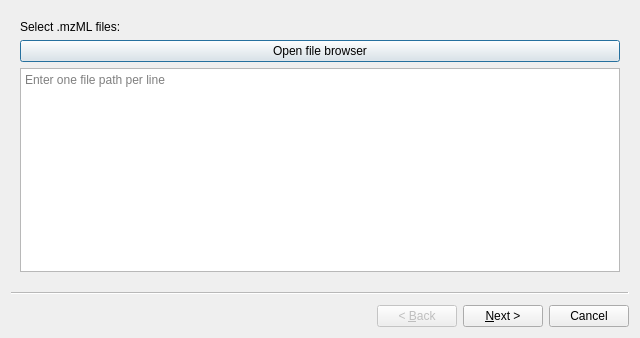
<?xml version="1.0" encoding="UTF-8"?>
<ui version="4.0">
 <class>Wizard</class>
 <widget class="QWizard" name="Wizard">
  <property name="geometry">
   <rect>
    <x>0</x>
    <y>0</y>
    <width>640</width>
    <height>338</height>
   </rect>
  </property>
  <property name="windowTitle">
   <string>Wizard</string>
  </property>
  <widget class="QWizardPage" name="wizardPage1">
   <layout class="QVBoxLayout" name="verticalLayout">
    <item>
     <widget class="QLabel" name="label">
      <property name="text">
       <string>Select .mzML files:</string>
      </property>
     </widget>
    </item>
    <item>
     <layout class="QHBoxLayout" name="horizontalLayout">
      <item>
       <widget class="QPushButton" name="pushButton">
        <property name="text">
         <string>Open file browser</string>
        </property>
       </widget>
      </item>
     </layout>
    </item>
    <item>
     <widget class="QPlainTextEdit" name="plainTextEdit">
      <property name="placeholderText">
       <string>Enter one file path per line</string>
      </property>
     </widget>
    </item>
   </layout>
  </widget>
  <widget class="QWizardPage" name="wizardPage2">
   <attribute name="pageId">
    <string notr="true">1</string>
   </attribute>
   <layout class="QVBoxLayout" name="verticalLayout_2">
    <item>
     <widget class="QLabel" name="label_2">
      <property name="text">
       <string>Identify sample names:</string>
      </property>
     </widget>
    </item>
    <item>
     <widget class="QLineEdit" name="lineEditRegex">
      <property name="text">
       <string/>
      </property>
      <property name="placeholderText">
       <string>Regex pattern...</string>
      </property>
     </widget>
    </item>
    <item>
     <layout class="QHBoxLayout" name="horizontalLayout_2">
      <property name="topMargin">
       <number>0</number>
      </property>
      <item>
       <widget class="QListView" name="listViewFilename"/>
      </item>
      <item>
       <widget class="QLabel" name="label_3">
        <property name="text">
         <string>→</string>
        </property>
       </widget>
      </item>
      <item>
       <widget class="QListView" name="listViewSamplename"/>
      </item>
     </layout>
    </item>
   </layout>
  </widget>
  <widget class="QWizardPage" name="wizardPage3">
   <attribute name="pageId">
    <string notr="true">2</string>
   </attribute>
   <layout class="QVBoxLayout" name="verticalLayout_3">
    <item>
     <widget class="QLabel" name="label_4">
      <property name="text">
       <string>Define MS import parameters:</string>
      </property>
     </widget>
    </item>
    <item>
     <widget class="QCheckBox" name="checkBox">
      <property name="text">
       <string>Same parameters for MS1 and MS2</string>
      </property>
      <property name="checked">
       <bool>false</bool>
      </property>
     </widget>
    </item>
    <item>
     <layout class="QHBoxLayout" name="horizontalLayout_3">
      <property name="bottomMargin">
       <number>0</number>
      </property>
      <item>
       <widget class="Line" name="line">
        <property name="orientation">
         <enum>Qt::Vertical</enum>
        </property>
       </widget>
      </item>
      <item>
       <widget class="QGroupBox" name="groupBoxMS1">
        <property name="title">
         <string>MS1</string>
        </property>
        <layout class="QFormLayout" name="formLayout_2">
         <item row="0" column="0">
          <widget class="QLabel" name="label_7">
           <property name="text">
            <string>m/z tolerance</string>
           </property>
          </widget>
         </item>
         <item row="0" column="1">
          <widget class="QDoubleSpinBox" name="spinMS1Tolerance">
           <property name="sizePolicy">
            <sizepolicy hsizetype="Expanding" vsizetype="Fixed">
             <horstretch>0</horstretch>
             <verstretch>0</verstretch>
            </sizepolicy>
           </property>
           <property name="suffix">
            <string> Da</string>
           </property>
           <property name="maximum">
            <double>0.500000000000000</double>
           </property>
           <property name="singleStep">
            <double>0.010000000000000</double>
           </property>
           <property name="value">
            <double>0.050000000000000</double>
           </property>
          </widget>
         </item>
         <item row="1" column="0">
          <widget class="QLabel" name="label_9">
           <property name="text">
            <string>Gap tolerance</string>
           </property>
          </widget>
         </item>
         <item row="1" column="1">
          <widget class="QSpinBox" name="spinMS1ScanGap">
           <property name="sizePolicy">
            <sizepolicy hsizetype="Expanding" vsizetype="Fixed">
             <horstretch>0</horstretch>
             <verstretch>0</verstretch>
            </sizepolicy>
           </property>
           <property name="suffix">
            <string> Scans</string>
           </property>
           <property name="maximum">
            <number>100</number>
           </property>
           <property name="value">
            <number>3</number>
           </property>
          </widget>
         </item>
         <item row="2" column="0">
          <widget class="QLabel" name="label_11">
           <property name="text">
            <string>Min. intensity</string>
           </property>
          </widget>
         </item>
         <item row="2" column="1">
          <widget class="QDoubleSpinBox" name="spinMS1Intsy">
           <property name="sizePolicy">
            <sizepolicy hsizetype="Expanding" vsizetype="Fixed">
             <horstretch>0</horstretch>
             <verstretch>0</verstretch>
            </sizepolicy>
           </property>
           <property name="maximum">
            <double>1000000000.000000000000000</double>
           </property>
           <property name="singleStep">
            <double>10000.000000000000000</double>
           </property>
           <property name="stepType">
            <enum>QAbstractSpinBox::DefaultStepType</enum>
           </property>
           <property name="value">
            <double>2000.000000000000000</double>
           </property>
          </widget>
         </item>
         <item row="3" column="0">
          <spacer name="verticalSpacer">
           <property name="orientation">
            <enum>Qt::Vertical</enum>
           </property>
           <property name="sizeHint" stdset="0">
            <size>
             <width>20</width>
             <height>53</height>
            </size>
           </property>
          </spacer>
         </item>
        </layout>
       </widget>
      </item>
      <item>
       <widget class="QGroupBox" name="groupBoxMS2">
        <property name="title">
         <string>MS2</string>
        </property>
        <property name="checkable">
         <bool>true</bool>
        </property>
        <layout class="QFormLayout" name="formLayout_3">
         <item row="0" column="0">
          <widget class="QLabel" name="label_8">
           <property name="text">
            <string>m/z tolerance</string>
           </property>
          </widget>
         </item>
         <item row="0" column="1">
          <widget class="QDoubleSpinBox" name="spinMS2Tolerance">
           <property name="sizePolicy">
            <sizepolicy hsizetype="Expanding" vsizetype="Fixed">
             <horstretch>0</horstretch>
             <verstretch>0</verstretch>
            </sizepolicy>
           </property>
           <property name="suffix">
            <string> Da</string>
           </property>
           <property name="maximum">
            <double>0.500000000000000</double>
           </property>
           <property name="singleStep">
            <double>0.010000000000000</double>
           </property>
           <property name="value">
            <double>0.050000000000000</double>
           </property>
          </widget>
         </item>
         <item row="1" column="0">
          <widget class="QLabel" name="label_10">
           <property name="text">
            <string>Gap tolerance</string>
           </property>
          </widget>
         </item>
         <item row="1" column="1">
          <widget class="QSpinBox" name="spinMS2ScanGap">
           <property name="sizePolicy">
            <sizepolicy hsizetype="Expanding" vsizetype="Fixed">
             <horstretch>0</horstretch>
             <verstretch>0</verstretch>
            </sizepolicy>
           </property>
           <property name="suffix">
            <string> Scans</string>
           </property>
           <property name="maximum">
            <number>100</number>
           </property>
           <property name="value">
            <number>3</number>
           </property>
          </widget>
         </item>
         <item row="2" column="0">
          <widget class="QLabel" name="label_12">
           <property name="text">
            <string>Min. intensity</string>
           </property>
          </widget>
         </item>
         <item row="2" column="1">
          <widget class="QDoubleSpinBox" name="spinMS2Intsy">
           <property name="sizePolicy">
            <sizepolicy hsizetype="Expanding" vsizetype="Fixed">
             <horstretch>0</horstretch>
             <verstretch>0</verstretch>
            </sizepolicy>
           </property>
           <property name="maximum">
            <double>1000000000.000000000000000</double>
           </property>
           <property name="singleStep">
            <double>10000.000000000000000</double>
           </property>
           <property name="stepType">
            <enum>QAbstractSpinBox::DefaultStepType</enum>
           </property>
           <property name="value">
            <double>2000.000000000000000</double>
           </property>
          </widget>
         </item>
         <item row="3" column="0">
          <spacer name="verticalSpacer_2">
           <property name="orientation">
            <enum>Qt::Vertical</enum>
           </property>
           <property name="sizeHint" stdset="0">
            <size>
             <width>20</width>
             <height>51</height>
            </size>
           </property>
          </spacer>
         </item>
        </layout>
       </widget>
      </item>
     </layout>
    </item>
   </layout>
  </widget>
 </widget>
 <resources/>
 <connections>
  <connection>
   <sender>pushButton</sender>
   <signal>clicked()</signal>
   <receiver>Wizard</receiver>
   <slot>_on_click_open_file_browser()</slot>
   <hints>
    <hint type="sourcelabel">
     <x>236</x>
     <y>57</y>
    </hint>
    <hint type="destinationlabel">
     <x>233</x>
     <y>-12</y>
    </hint>
   </hints>
  </connection>
  <connection>
   <sender>lineEditRegex</sender>
   <signal>textChanged(QString)</signal>
   <receiver>Wizard</receiver>
   <slot>_update_sample_names()</slot>
   <hints>
    <hint type="sourcelabel">
     <x>401</x>
     <y>51</y>
    </hint>
    <hint type="destinationlabel">
     <x>430</x>
     <y>-5</y>
    </hint>
   </hints>
  </connection>
  <connection>
   <sender>checkBox</sender>
   <signal>toggled(bool)</signal>
   <receiver>Wizard</receiver>
   <slot>_synchronize_ms2_params()</slot>
   <hints>
    <hint type="sourcelabel">
     <x>225</x>
     <y>49</y>
    </hint>
    <hint type="destinationlabel">
     <x>221</x>
     <y>1</y>
    </hint>
   </hints>
  </connection>
 </connections>
 <slots>
  <slot>_on_click_open_file_browser()</slot>
  <slot>_update_sample_names()</slot>
  <slot>_synchronize_ms2_params()</slot>
 </slots>
</ui>
